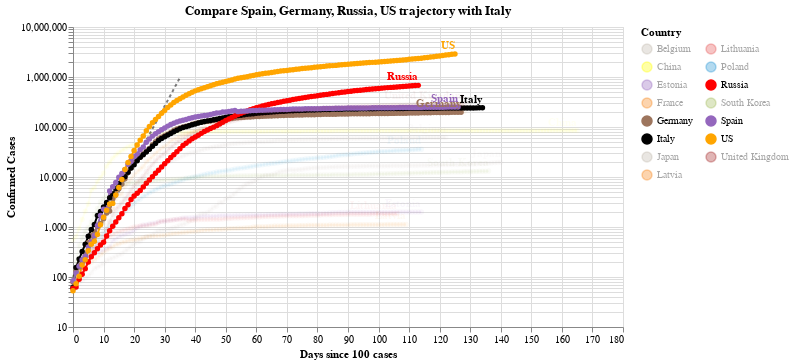

Here is the notebook cell this chart was saved with:
### Code cell
#hide_input
chart2 = make_since_chart(dff2, ['Spain', 'Germany','Russia', 'US'], baseline_countries)
chart2

### Figure 1 — Vega-Lite specification as saved in the notebook (floating-point values rounded to 4 significant figures; data arrays with more than 128 entries replaced by an {"elided": "..."} marker saying what was removed)
{"config": {"view": {"continuousWidth": 400, "continuousHeight": 300}}, "layer": [{"data": {"name": "data-628230001892d6798b50651be41d1b3e"}, "mark": {"type": "line", "color": "black", "opacity": 0.5, "strokeDash": [3, 3]}, "encoding": {"x": {"type": "quantitative", "field": "Days since 100 cases"}, "y": {"type": "quantitative", "field": "Confirmed Cases"}}}, {"data": {"name": "data-46b5bc68ca6dfc8c4cf5e3da360d8b9b"}, "mark": {"type": "line", "point": true}, "encoding": {"color": {"type": "nominal", "field": "Country", "legend": {"columns": 2}, "scale": {"domain": ["Belgium", "China", "Estonia", "France", "Germany", "Italy", "Japan", "Latvia", "Lithuania", "Poland", "Russia", "South Korea", "Spain", "US", "United Kingdom"], "range": ["#C1B7AD", "yellow", "#9467bd", "#F58518", "#9D755D", "black", "#C1B7AD", "#F58518", "#E45756", "#2495D3", "red", "#A1BA59", "#9467bd", "orange", "brown"]}}, "opacity": {"condition": {"value": 1, "selection": "selector009"}, "value": 0.05}, "tooltip": [{"type": "nominal", "field": "Country"}, {"type": "temporal", "field": "Date"}, {"type": "quantitative", "field": "Confirmed Cases"}, {"type": "quantitative", "field": "Days since 100 cases"}], "x": {"type": "quantitative", "field": "Days since 100 cases"}, "y": {"type": "quantitative", "field": "Confirmed Cases", "scale": {"type": "log"}}}, "selection": {"selector009": {"type": "multi", "fields": ["Country"], "bind": "legend", "init": [{"Country": "Spain"}, {"Country": "Germany"}, {"Country": "Russia"}, {"Country": "US"}, {"Country": "Italy"}]}}, "width": 550}, {"data": {"name": "data-46b5bc68ca6dfc8c4cf5e3da360d8b9b"}, "mark": {"type": "text", "align": "right", "dy": -8, "fontWeight": "bold"}, "encoding": {"color": {"type": "nominal", "field": "Country", "legend": {"columns": 2}, "scale": {"domain": ["Belgium", "China", "Estonia", "France", "Germany", "Italy", "Japan", "Latvia", "Lithuania", "Poland", "Russia", "South Korea", "Spain", "US", "United Kingdom"], "range": ["#C1B7AD", "yellow", "#9467bd", "#F58518", "#9D755D", "black", "#C1B7AD", "#F58518", "#E45756", "#2495D3", "red", "#A1BA59", "#9467bd", "orange", "brown"]}}, "opacity": {"condition": {"value": 1, "selection": "selector009"}, "value": 0.05}, "text": {"type": "nominal", "field": "Country"}, "tooltip": [{"type": "nominal", "field": "Country"}, {"type": "temporal", "field": "Date"}, {"type": "quantitative", "field": "Confirmed Cases"}, {"type": "quantitative", "field": "Days since 100 cases"}], "x": {"type": "quantitative", "field": "Days since 100 cases"}, "y": {"type": "quantitative", "field": "Confirmed Cases", "scale": {"type": "log"}}}, "transform": [{"filter": "(datum['Date'] >= 1593907200000)"}], "width": 550}], "title": "Compare Spain, Germany, Russia, US trajectory with Italy", "$schema": "https://vega.github.io/schema/vega-lite/v4.0.2.json", "datasets": {"data-628230001892d6798b50651be41d1b3e": [{"Days since 100 cases": 0, "Confirmed Cases": 100.0}, {"Days since 100 cases": 1, "Confirmed Cases": 130.0}, {"Days since 100 cases": 2, "Confirmed Cases": 169.0}, {"Days since 100 cases": 3, "Confirmed Cases": 219.7}, {"Days since 100 cases": 4, "Confirmed Cases": 285.6}, {"Days since 100 cases": 5, "Confirmed Cases": 371.3}, {"Days since 100 cases": 6, "Confirmed Cases": 482.7}, {"Days since 100 cases": 7, "Confirmed Cases": 627.5}, {"Days since 100 cases": 8, "Confirmed Cases": 815.7}, {"Days since 100 cases": 9, "Confirmed Cases": 1060.0}, {"Days since 100 cases": 10, "Confirmed Cases": 1379.0}, {"Days since 100 cases": 11, "Confirmed Cases": 1792.0}, {"Days since 100 cases": 12, "Confirmed Cases": 2330.0}, {"Days since 100 cases": 13, "Confirmed Cases": 3029.0}, {"Days since 100 cases": 14, "Confirmed Cases": 3937.0}, {"Days since 100 cases": 15, "Confirmed Cases": 5119.0}, {"Days since 100 cases": 16, "Confirmed Cases": 6654.0}, {"Days since 100 cases": 17, "Confirmed Cases": 8650.0}, {"Days since 100 cases": 18, "Confirmed Cases": 11250.0}, {"Days since 100 cases": 19, "Confirmed Cases": 14620.0}, {"Days since 100 cases": 20, "Confirmed Cases": 19000.0}, {"Days since 100 cases": 21, "Confirmed Cases": 24710.0}, {"Days since 100 cases": 22, "Confirmed Cases": 32120.0}, {"Days since 100 cases": 23, "Confirmed Cases": 41750.0}, {"Days since 100 cases": 24, "Confirmed Cases": 54280.0}, {"Days since 100 cases": 25, "Confirmed Cases": 70560.0}, {"Days since 100 cases": 26, "Confirmed Cases": 91730.0}, {"Days since 100 cases": 27, "Confirmed Cases": 119300.0}, {"Days since 100 cases": 28, "Confirmed Cases": 155000.0}, {"Days since 100 cases": 29, "Confirmed Cases": 201500.0}, {"Days since 100 cases": 30, "Confirmed Cases": 262000.0}, {"Days since 100 cases": 31, "Confirmed Cases": 340600.0}, {"Days since 100 cases": 32, "Confirmed Cases": 442800.0}, {"Days since 100 cases": 33, "Confirmed Cases": 575600.0}, {"Days since 100 cases": 34, "Confirmed Cases": 748300.0}, {"Days since 100 cases": 35, "Confirmed Cases": 972800.0}], "data-46b5bc68ca6dfc8c4cf5e3da360d8b9b": {"elided": "1902 records"}}}
